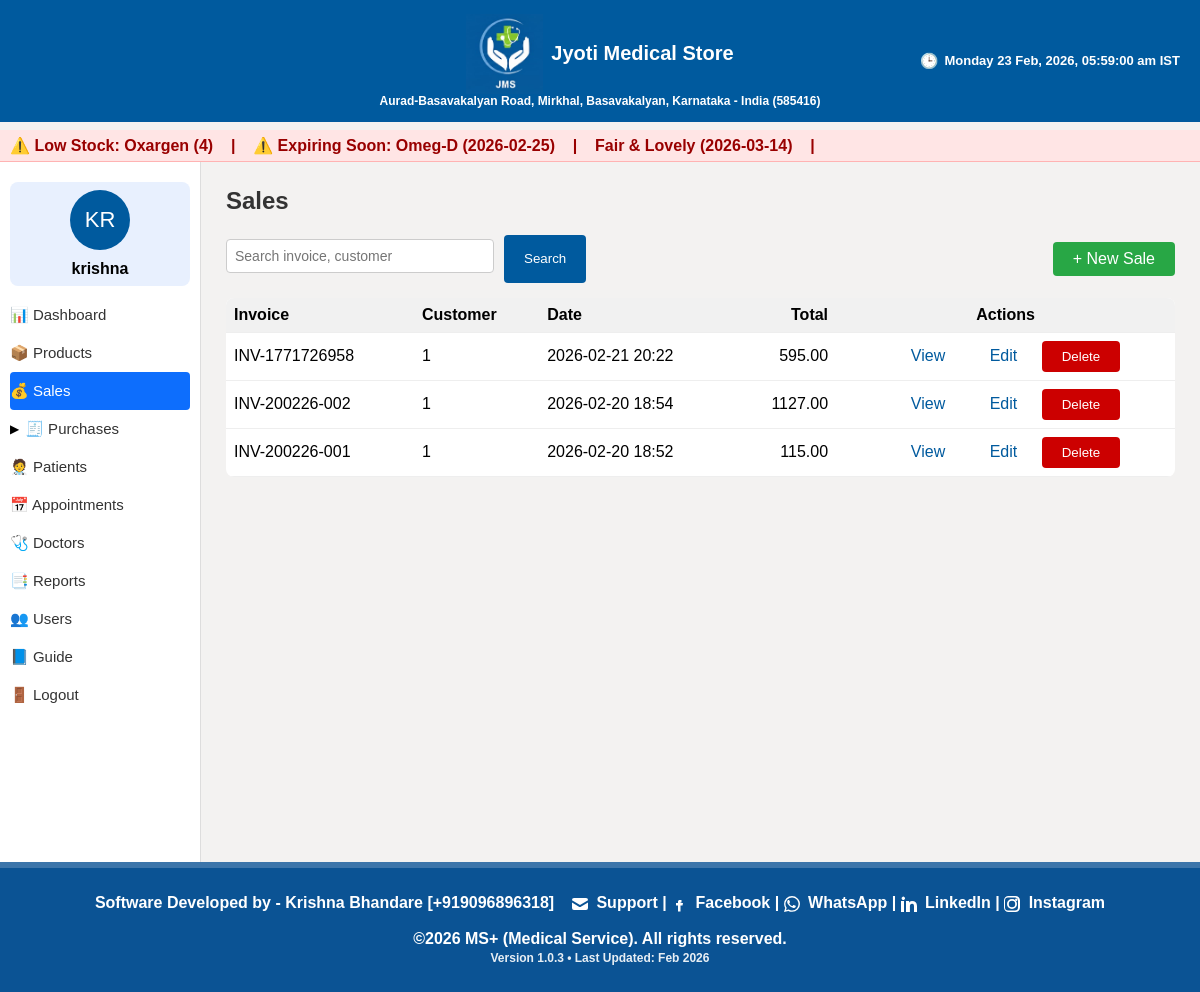
The page /sales (signed in) on the database its author committed.
### models.py (models this page shows, shortened)
class Product(db.Model):
    __tablename__ = 'products'
    id = db.Column(db.Integer, primary_key=True)
    sku = db.Column(db.String(50), unique=True, nullable=False)
    name = db.Column(db.String(200), nullable=False)
    brand = db.Column(db.String(100))
    batch_no = db.Column(db.String(100))
    expiry_date = db.Column(db.Date)
    purchase_price = db.Column(db.Float, default=0.0)
    sale_price = db.Column(db.Float, default=0.0)
    tax_rate = db.Column(db.Float, default=0.0)
    current_stock = db.Column(db.Integer, default=0)
    category = db.Column(db.String(50))  # medicine, cosmetic, fmcg, life_saving, ayurvedic, equipment, general
    gst_percent = db.Column(db.Float, default=0)
    cgst_percent = db.Column(db.Float, default=0)
    sgst_percent = db.Column(db.Float, default=0)

class User(UserMixin, db.Model):
    __tablename__ = 'users'
    id = db.Column(db.Integer, primary_key=True)
    username = db.Column(db.String(80), unique=True, nullable=False)
    email = db.Column(db.String(120), unique=True, nullable=True)
    password_hash = db.Column(db.String(200), nullable=False)
    role = db.Column(db.String(20), default='staff')
    created_at = db.Column(db.DateTime, default=datetime.utcnow)
    first_name = db.Column(db.String(120), nullable=True)
    last_name = db.Column(db.String(120), nullable=True)
    file_label = db.Column(db.String(64), nullable=True)
    profile_image = db.Column(db.String(256), nullable=True)

class Sale(db.Model):
    __tablename__ = 'sales'
    id = db.Column(db.Integer, primary_key=True)
    invoice_no = db.Column(db.String(50), unique=True, nullable=False)
    customer_id = db.Column(db.Integer, db.ForeignKey('customers.id'))
    date = db.Column(db.DateTime, default=datetime.utcnow)
    total = db.Column(db.Float, default=0.0)
    created_by = db.Column(db.Integer, db.ForeignKey('users.id'))

### app.py (the view)
@app.route('/sales')
@login_required
def sales_list():
    if current_user.role not in ('admin', 'staff'):
        flash('Unauthorized', 'danger')
        return redirect(url_for('dashboard'))
    sales = Sale.query.order_by(Sale.date.desc()).all()
    return render_template('sales/list.html', sales=sales)

### app.py (called while the page is built)
@login_manager.user_loader
def load_user(user_id):
    try:
        return User.query.get(int(user_id))
    except:
        return None

@app.before_request
def require_login():
    if request.endpoint is None:
        return
    allowed_routes = ['login', 'forgot', 'reset_otp', 'static']
    if request.endpoint.startswith('static'):
        return
    if request.endpoint not in allowed_routes and not current_user.is_authenticated:
        return redirect(url_for('login'))

@app.context_processor
def inject_globals():
    if current_user.is_authenticated:
        initials = current_user.username[:2].upper()
        display_name = current_user.username
    else:
        initials = ""
        display_name = ""
    ist = datetime.utcnow() + timedelta(hours=5, minutes=30)
    current_dt_display = ist.strftime("%A, %d %b %Y, %I:%M:%S %p IST")
    current_day = ist.strftime("%A")
    return dict(
        initials=initials,
        display_name=display_name,
        current_dt_display=current_dt_display,
        current_day=current_day,
        is_admin=is_admin   # ⭐ ADD THIS LINE
    )

@app.teardown_appcontext
def shutdown_session(exception=None):
    db.session.remove()

@app.context_processor
def inject_low_stock():
    from flask import request
    if request.endpoint and (
        "login" in request.endpoint or
        "auth" in request.endpoint
    ):
        return dict(low_stock=[], expiring_soon=[])
    try:
        low_stock = Product.query.filter(Product.current_stock <= 5).all()
        today = date.today()
        soon = today + timedelta(days=30)
        expiring_soon = Product.query.filter(
            Product.expiry_date <= soon,
            Product.expiry_date >= today
        ).all()
        return dict(
            low_stock=low_stock,
            expiring_soon=expiring_soon
        )
    except Exception:
        return dict(low_stock=[], expiring_soon=[])

### templates/sales/list.html
{% extends "base.html" %}
{% block content %}
<h2>Sales</h2>
<div style="margin-bottom:15px; display:flex; justify-content:space-between; align-items:center;">
    <form method="GET" action="{{ url_for('sales_search') }}" style="display:flex; gap:10px;">
        <input type="text"
               name="q"
               placeholder="Search invoice, customer"
               value="{{ request.args.get('q', '') }}"
               class="form-control"
               style="width:250px;">
        <button class="btn btn-primary">Search</button>
    </form>
	<a href="{{ url_for('sales_new') }}"
       		class="btn btn-success">
    		+ New Sale
	</a>
</div>
<table border="0" cellpadding="6" cellspacing="0" style="width:100%; background:white; border-radius:8px; overflow:hidden;">
    <thead style="background:#f1f1f1;">
        <tr>
            <th align="left">Invoice</th>
            <th align="left">Customer</th>
            <th align="left">Date</th>
            <th align="right">Total</th>
            <th align="center">Actions</th>
        </tr>
    </thead>
    <tbody>
        {% for s in sales %}
        <tr style="border-bottom:1px solid #eee;">
            <td>{{ s.invoice_no }}</td>
            <td>
                {% if s.customer_id %}
                    {{ s.customer_id }}
                {% else %}
                    -
                {% endif %}
            </td>
            <td>{{ s.date.strftime("%Y-%m-%d %H:%M") }}</td>
            <td align="right">{{ "%.2f"|format(s.total or 0) }}</td>
            <td align="center">
                <a href="{{ url_for('invoice_view', sale_id=s.id) }}"
                   class="btn btn-info btn-sm">View</a>
                {% if current_user.role in ['admin', 'staff'] %}
                <a href="{{ url_for('sale_edit', sale_id=s.id) }}"
                   class="btn btn-warning btn-sm">Edit</a>
                {% endif %}
                {% if current_user.role in ['admin', 'staff'] %}
                <form action="{{ url_for('sale_delete', sale_id=s.id) }}"
                      method="POST"
                      style="display:inline;">
                    <button class="btn btn-danger btn-sm"
                            onclick="return confirm('Delete this sale?');">
                        Delete
                    </button>
                </form>
                {% endif %}
            </td>
        </tr>
        {% else %}
        <tr>
            <td colspan="5" style="text-align:center; padding:15px; color:#777;">
                No sales found.
            </td>
        </tr>
        {% endfor %}
    </tbody>
</table>
{% endblock %}

### templates/base.html (shortened to what this page needs)
<!DOCTYPE html>
<html lang="en">
<head>
    <link rel="stylesheet" href="{{ url_for('static', filename='css/style.css') }}">
</head>
<body>
<div class="fixed-header">
    <div class="topbar">
<div style="flex:1; text-align:center; line-height:1.3; display:flex; flex-direction:column; align-items:center;">
    <div style="display:flex; align-items:center; gap:8px;">
        <img src="{{ url_for('static', filename='logo.PNG') }}" class="title-logo">
        <strong style="font-size:20px;">Jyoti Medical Store</strong>
    </div>
    <span style="font-size:12px;">
        Aurad-Basavakalyan Road, Mirkhal, Basavakalyan, Karnataka - India (585416)
    </span>
</div>
        {% block top_right %}
        <div style="position:absolute; right:20px; font-size:13px; display:flex; align-items:center; gap:6px;">
            <span style="font-size:15px;">🕒</span>
            <span id="live_datetime"></span>
        </div>
        {% endblock %}
    </div>
</div>
<div style="height: 70px;"></div>
{% block alerts %}
{% if low_stock or expiring_soon %}
<div class="alert-marquee print-hide"
     style="
        background:#ffe5e5;
        padding:6px 10px;
        color:#900;
        font-weight:bold;
        white-space:nowrap;
        overflow:hidden;
        border-bottom:1px solid #ffb3b3;
     ">
    <marquee behavior="scroll" direction="left" scrollamount="5">
        {% if low_stock %}
            ⚠️ Low Stock:
            {% for p in low_stock %}
                {{ p.name }} ({{ p.current_stock }}) &nbsp;&nbsp; | &nbsp;&nbsp;
            {% endfor %}
        {% endif %}
        {% if expiring_soon %}
            ⚠️ Expiring Soon:
            {% for p in expiring_soon %}
                {{ p.name }} ({{ p.expiry_date }}) &nbsp;&nbsp; | &nbsp;&nbsp;
            {% endfor %}
        {% endif %}
    </marquee>
</div>
{% endif %}
{% endblock %}
<div class="layout">
{% if current_user.is_authenticated %}
<div class="sidebar">
    <div class="profile-card">
        <div class="initials-circle">{{ initials }}</div>
        <div><strong>{{ display_name }}</strong></div>
    </div>
    <a href="{{ url_for('dashboard') }}" class="menu-item">📊 Dashboard</a>
    <a href="{{ url_for('products') }}" class="menu-item">📦 Products</a>
    <a href="{{ url_for('sales_list') }}" class="menu-item">💰 Sales</a>
    <li class="has-submenu menu-parent" onclick="toggleMenu('purchaseMenu')">
        <span class="menu-arrow" id="purchaseArrow">▶</span>
        <a href="#">🧾 Purchases</a>
    </li>
    <a href="{{ url_for('patients') }}" class="menu-item">🧑‍⚕️ Patients</a>
    <a href="{{ url_for('appointments_list') }}" class="menu-item">📅 Appointments</a>
    <a href="{{ url_for('doctors_list') }}" class="menu-item">🩺 Doctors</a>
    <a href="{{ url_for('report_expiry') }}" class="menu-item">📑 Reports</a>
    {% if current_user.role == 'admin' %}
    <a href="{{ url_for('users_list') }}" class="menu-item">👥 Users</a>
    {% endif %}
    <a href="{{ url_for('guide') }}" class="menu-item">📘 Guide</a>
    <a href="{{ url_for('logout') }}" class="menu-item">🚪 Logout</a>
</div>
{% endif %}
    <div class="content">
        {% block content %}{% endblock %}
    </div>
</div>
<div class="fixed-footer">
    Software Developed by - Krishna Bhandare [+919096896318]
    &nbsp;&nbsp;
    <a href="mailto:bhandare.krishna5@gmail.com" target="_blank" rel="noopener noreferrer">
        <svg xmlns="http://www.w3.org/2000/svg" width="16" height="16" fill="currentColor" viewBox="0 0 16 16" style="vertical-align:middle;">
            <path d="M0 4a2 2 0 0 1 2-2h12a2 2 0 0 1 2 2v.217l-8 4.8-8-4.8V4z"/>
            <path d="M0 6.383v5.617a2 2 0 0 0 2 2h12a2 2 0 0 0 2-2V6.383l-7.555 4.533a1 1 0 0 1-1.11 0L0 6.383z"/>
        </svg>
        Support
    </a> |
    <a href="https://m.facebook.com/public/Bhandare-Krishna/" target="_blank" rel="noopener noreferrer">
        <svg xmlns="http://www.w3.org/2000/svg" width="16" height="16" fill="currentColor" viewBox="0 0 16 16" style="vertical-align:middle;">
            <path d="M8.94 6.5H10.5V4H8.94C7.64 4 7 4.67 7 5.94V7H5v2.5h2v6h2.5v-6h2l.5-2.5h-2.5v-.56c0-.33.17-.44.44-.44z"/>
        </svg>
        Facebook
    </a> |
    <a href="https://wa.me/919096896318" target="_blank" rel="noopener noreferrer">
        WhatsApp
    </a> |
    <a href="https://www.linkedin.com/in/krishna-bhandare-893b74102" target="_blank" rel="noopener noreferrer">
        LinkedIn
    </a> |
    <a href="https://www.instagram.com/reel/CmBQhjhAg4d/" target="_blank" rel="noopener noreferrer">
        Instagram
    </a>
    <br><br>
    ©2026 MS+ (Medical Service). All rights reserved.<br>
    <span style="font-size: 12px; opacity: 0.9;">
        Version 1.0.3 • Last Updated: Feb 2026
    </span>
</div>
</body>
</html>

### static/css/style.css (style rules this page uses)
body { margin: 0; font-family: Arial, sans-serif; background: #f3f2f1; }
h1, h2, h3, h4 { margin-top: 0; color: #333; }
a { color: #005a9e; text-decoration: none; }
input, select, textarea { font-size: 14px; border: 1px solid #ccc; border-radius: 4px; }
.topbar { background: #005a9e; color: white; padding: 12px; display: flex; justify-content: center; align-items: center; font-size: 22px; font-weight: bold; position: relative; }
.layout { display: flex; height: calc(100vh - 50px); }
.sidebar { width: 250px; background: white; border-right: 1px solid #ddd; padding: 20px; }
.sidebar { padding-left: 10px !important; padding-right: 10px !important; width: 180px !important; }
.sidebar a { display: block; padding: 10px 0; color: #333; font-size: 15px; }
.profile-card { padding: 8px; background: #e8f0fe; border-radius: 8px; margin-bottom: 10px; text-align: center; }
.initials-circle { width: 60px; height: 60px; background: #005a9e; color: white; border-radius: 50%; display: flex; justify-content: center; align-items: center; font-size: 22px; margin: 0 auto 10px; }
.content { flex: 1; padding: 25px; overflow-y: auto; }
.btn { padding: 8px 20px; border: none; cursor: pointer; border-radius: 4px; }
.btn-primary { background: #005a9e; color: white; }
.btn-success { background: #28a745; color: white; }
.btn-danger { background: #c00; color: white; }
table { width: 100%; border-collapse: collapse; background: white; border-radius: 8px; overflow: hidden; }
table thead { background: #f1f1f1; }
table th, table td { padding: 8px; border-bottom: 1px solid #eee; }
.form-control { width: 100%; padding: 8px; margin-top: 4px; margin-bottom: 10px; }
.fixed-header { position: fixed; top: 0; left: 0; width: 100%; z-index: 9999; }
.layout { margin-top: 100px; }
body { padding-bottom: 70px; }
.fixed-footer { position: fixed; bottom: 0; left: 0; width: 100%; background: #0B5394; color: white; text-align: center; padding: 26px 0; font-weight: 600; font-size: 16px; z-index: 9999; border-top: 6px solid rgba(255,255,255,0.2); }
.content { padding-bottom: 80px; }
html, body { height: 100%; margin: 0; padding: 0; }
.layout { min-height: calc(100vh - 60px); padding-bottom: 80px; }
.alert-marquee { margin-top: 12px; position: relative; z-index: 998; }
.layout { margin-top: 0 !important; padding-top: 0 !important; }
.alert-marquee { position: relative; z-index: 998; margin-top: 60px; }
.menu-parent { display: flex; align-items: center; gap: 6px; }
.menu-arrow { font-size: 12px; transition: transform 0.2s ease; }
.sidebar a.active { background: #0d6efd; color: white !important; border-radius: 4px; }

### templates/base.html (style rules this page uses)
.alert-marquee { position: relative; z-index: 998; }
.title-logo { height: 80px; width: auto; margin-top: 2px; }
.fixed-footer a { color: inherit !important; text-decoration: none !important; }
.fixed-footer svg { fill: currentColor; margin-right: 4px; }

### rows shown on the page
Product: name "Oxargen", current_stock "4"
Product: name "Omeg-D", expiry_date "2026-02-25"
Product: name "Fair & Lovely", expiry_date "2026-03-14"
User: username "krishna"
Sale: invoice_no "INV-1771726958", customer_id "1", date "2026-02-21 20:22", total "595.00"
Sale: invoice_no "INV-200226-002", customer_id "1", date "2026-02-20 18:54", total "1127.00"
Sale: invoice_no "INV-200226-001", customer_id "1", date "2026-02-20 18:52", total "115.00"

### other values the page prints
{{ initials }} "KR"
